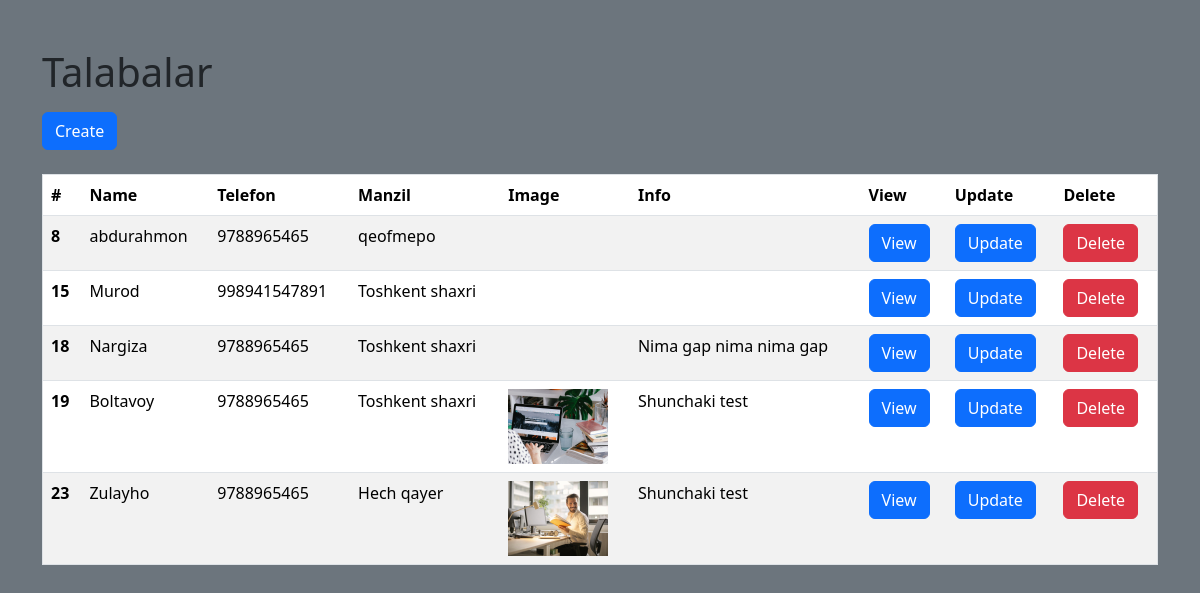
The page / on the database its author committed.
### tables this page shows
CREATE TABLE `talabalar` (
  `id` int NOT NULL,
  `fio` varchar(255) NOT NULL,
  `tel` varchar(30) NOT NULL,
  `manzil` varchar(255) NOT NULL,
  `img` varchar(255) NOT NULL,
  `info` text NOT NULL
);

### DataBase.php (called while the page is built)
<?php
class DataBase
{
    protected static $host = "localhost";
    protected static $dbname = "oopda";
    protected static $user = "root";
    protected static $password = "root";
    public static function connect()
    {
        return new PDO("mysql:host=" . self::$host . ";dbname=" . self::$dbname, self::$user, self::$password);
    }
}

### Talabalar.php (called while the page is built, shortened)
<?php
include "DataBase.php";
class Talabalar extends DataBase
{
    public static $table = "talabalar";
    public static function all()
    {
        $sql = "SELECT * FROM " . self::$table;
        $query = self::connect()->query($sql);
        return $query->fetchAll(PDO::FETCH_OBJ);
    }
}
?>

### index.php (the view, shortened to what this page needs)
<!DOCTYPE html>
<html lang="en">
<head>
    <link href="https://cdn.jsdelivr.net/npm/bootstrap@5.3.3/dist/css/bootstrap.min.css" rel="stylesheet">
</head>
<body class="bg-secondary">
    <div class="container mt-5">
        <h1>Talabalar</h1>
        <a href="create.php" class="btn btn-primary mt-2">Create</a>
        <table class="table table-striped bg-success mt-4" border="1">
            <thead>
                <tr>
                    <th scope="col">#</th>
                    <th scope="col">Name</th>
                    <th scope="col">Telefon</th>
                    <th scope="col">Manzil</th>
                    <th scope="col">Image</th>
                    <th scope="col">Info</th>
                    <th scope="col">View</th>
                    <th scope="col">Update</th>
                    <th scope="col">Delete</th>
                </tr>
            </thead>
            <tbody>
                <?php
                include "Talabalar.php";
                $talabalar = Talabalar::all();
                foreach ($talabalar as $talaba) { ?>
                    <tr>
                        <th scope="row"><?=$talaba->id ?></th>
                        <td><?= $talaba->fio ?></td>
                        <td><?=$talaba->tel ?></td>
                        <td><?=$talaba->manzil ?></td>
                        <td><img src="<?=$talaba->img ?>" width="100" alt=""></td>
                        <td><?=substr($talaba->info,0,50)?></td>
                        <td><a type="submit" class="btn btn-primary" href="view.php?id=<?=$talaba->id?>">View</a></td>
                        <td><a type="submit" class="btn btn-primary" href="update.php?id=<?=$talaba->id?>">Update</a></td>
                        <td><a type="submit" class="btn btn-danger" href="delete.php?id=<?=$talaba->id?>">Delete</a></td>
                    </tr>
            <?php } ?>
            </tbody>
        </table>
    </div>
</body>
</html>

### rows shown on the page
talabalar: id "8", fio "abdurahmon", tel "9788965465", manzil "qeofmepo"
talabalar: id "15", fio "Murod", tel "998941547891", manzil "Toshkent shaxri"
talabalar: id "18", fio "Nargiza", tel "9788965465", manzil "Toshkent shaxri", info "Nima gap nima nima gap"
talabalar: id "19", fio "Boltavoy", tel "9788965465", manzil "Toshkent shaxri", img (picture), info "Shunchaki test"
talabalar: id "23", fio "Zulayho", tel "9788965465", manzil "Hech qayer", img (picture), info "Shunchaki test"
